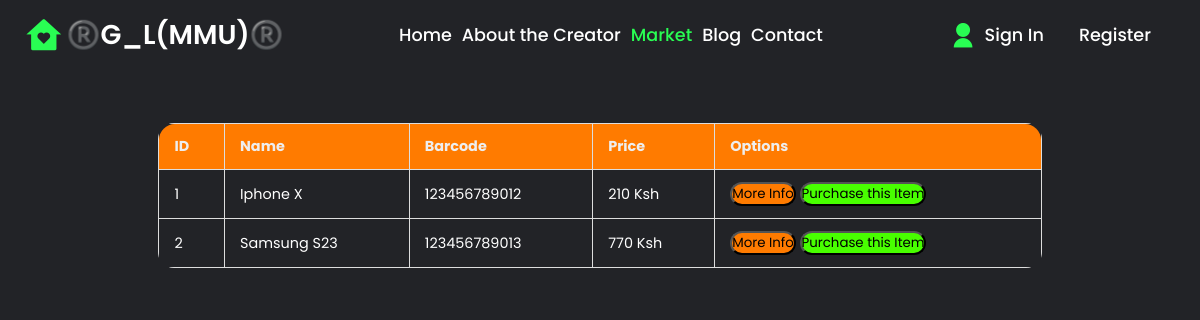
/market, run on an earlier commit of the app's database.
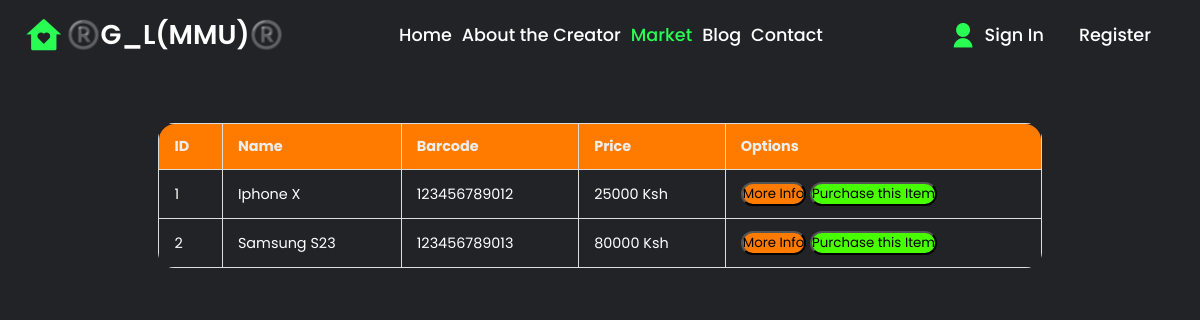
And on a later commit of the database.
### market/models.py (models this page shows, shortened)
class Item(db.Model):
    id = db.Column(db.Integer(), primary_key=True)
    name = db.Column(db.String(length=30), nullable=False, unique=True)
    price = db.Column(db.Integer(), nullable=False)
    barcode = db.Column(db.String(length=12), nullable=False, unique=True)
    description = db.Column(db.String(length=1024), nullable=False, unique=True)
    owner = db.Column(db.Integer(), db.ForeignKey('user.id'))

### market/routes.py (the view)
@app.route("/market")
def market_page():
    items = Item.query.all()
    return render_template('market.html', items=items)

### market/templates/market.html (shortened to what this page needs)
<!DOCTYPE html>
<html lang="en">
<head>
    <link rel="stylesheet" href="{{ url_for('static', filename='css/styles.css') }}">
    <link href="https://cdn.jsdelivr.net/npm/remixicon@4.5.0/fonts/remixicon.css" rel="stylesheet"/>
    <link rel="stylesheet" href="https://unpkg.com/boxicons@latest/css/boxicons.min.css">
</head>
<body id="mrktb" class="mkrtbay">
    <header style="padding-bottom: 50px;">
        <a href="{{ url_for('home_page') }}" class="logo"><i class="ri-home-heart-fill"></i><span>®️G_L(MMU)®️</span> </a>
        <ul class="navbar">
            <li><a href="{{ url_for('home_page') }}" >Home</a> </li>
            <li><a href="{{ url_for('about_page') }}">About the Creator</a></li>
            <li><a href="{{ url_for('market_page') }}"class="active">Market</a></li>
            <li><a href="{{ url_for('blog_page') }}">Blog</a></li>
            <li><a href="{{ url_for('contact_page') }}"> Contact</a></li>
        </ul>
        {% if current_user.is_authenticated %}
            <ul class="navbar-nav">
                <li class="nav-item">
                    <a class="nav-link" style="color: lawngreen; font-weight: bold">
                        <i class="fas fa-coins"></i>
                        {{ current_user.prettier_budget }}
                    </a>
                </li>
                <li class="nav-item">
                    <a class="nav-market">Welcome, {{ current_user.username }}</a>
                </li>
                <li class="nav-item">
                    <a class="nav-link" href="#">Logout</a>
                </li>
            </ul>
          {% else %}
            <div class="main">
                <a href="{{ url_for('login_page') }}" class="user"><i class="ri-user-fill"></i>Sign In</a>
                <a href="{{ url_for('register_page') }}">Register</a>
            </div>
          {% endif %}
    </header>
    <div class="tables">
        <div class="table-cont">
            <table class="cont-tables">
                <thead>
                    <tr class="table-hrow">
                        <th scope="col">ID</th>
                        <th scope="col">Name</th>
                        <th scope="col">Barcode</th>
                        <th scope="col">Price</th>
                        <th scope="col">Options</th>
                    </tr>
                </thead>
                <tbody>
                    {% for item in items %}
                        <tr id="tr12">
                            <td>{{ item.id }}</td>
                            <td>{{ item.name }}</td>
                            <td>{{ item.barcode }}</td>
                            <td>{{ item.price }} Ksh</td>
                            <td>
                                <button class="btn btn-outline btn-info" id="bt23">More Info</button>
                                <button class="btn btn-outline btn-success" id="bt24">Purchase this Item</button>
                            </td>
                        </tr>
                    {% endfor %}
                </tbody>
            </table>
        </div>
    </div>
</body>
</html>

### market/static/css/styles.css (style rules this page uses)
* { padding: 0; margin: 0; box-sizing: border-box; font-family: 'Poppins', sans-serif; text-decoration: none; list-style: none; }
:root { --bg-color: #222327; --text-color: #fff; --main-color: #29fd53; }
body { min-height: 100vh; min-width: 100%; background: var(--bg-color); color: var(--text-color); }
header { position: fixed; width: 100%; top: 0; right: 0; z-index: 1000; display: flex; align-items: center; justify-content: space-between; background: transparent; padding: 28px 12%; transition: all .50s ease; }
.logo { display: flex; align-items: center; }
.logo i { color: var(--main-color); font-size: 38px; margin-right: 3px; }
.logo span { color: var(--text-color); font-size: 1.7rem; font-weight: 600; }
.navbar { display: flex; }
.navbar a { color: var(--text-color); font-size: 1.1rem; font-weight: 500; padding: 5px 0; margin: 0px 30px; transition: all .50s ease; }
.navbar a.active { color: var(--main-color); }
.main { display: flex; align-items: center; }
.main a { margin-right: 25px; margin-left: 10px; color: var(--text-color); font-size: 1.1rem; font-weight: 500; transition: all .50s ease; }
.user { display: flex; align-items: center; }
.user i { color: var(--main-color); font-size: 28px; margin-right: 7px; }
@media (max-width: 1280px ) { header { padding: 14px 2%; transition: .2s; } }
@media (max-width: 1280px ) { .navbar a { padding: 5px 0; margin: 0px 5px; } }
.tables { margin-top: 50px; padding: 3rem; }
.table-cont { width: 100%; overflow-x: auto; }
.cont-tables { margin: 25px auto; font-size: 0.9rem; width: 80%; border-radius: 1rem; border-collapse: collapse; overflow: hidden; }
.cont-tables thead tr { background-color: #ff7b00; color: #eee; text-align: left; }
.cont-tables thead th:first-child { border-top-left-radius: 1rem; }
.cont-tables thead th:last-child { border-top-right-radius: 1rem; }
.cont-tables th, .cont-tables td { padding: 12px 15px; border: 1px solid #ddd; }
#bt23 { background-color: #ff7b00; border-radius: 1rem; }
#bt24 { background-color: rgb(72, 255, 0); border-radius: 1rem; }

What changed in the data, as far as the page shows it:
changed Item "Iphone X": price "210" → "25000"
changed Item "Samsung S23": price "770" → "80000"
